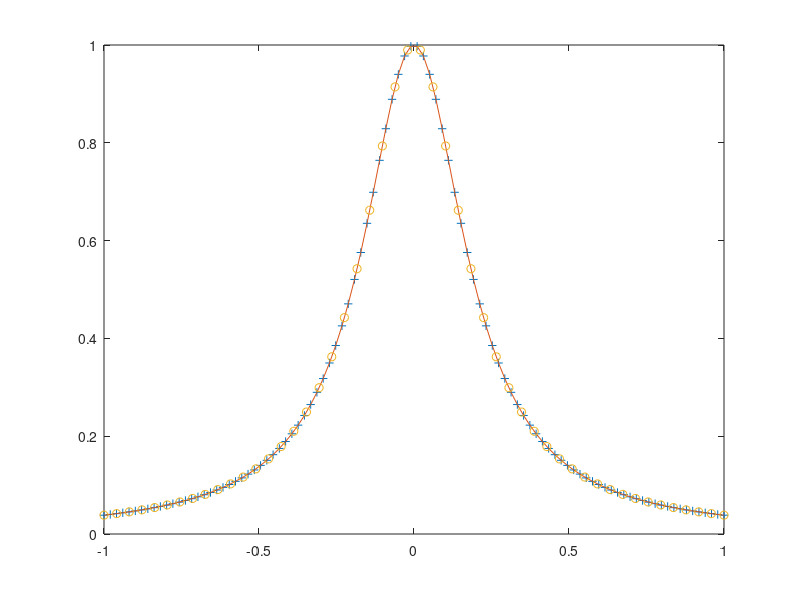

The MATLAB script that drew this image:
% TEST: cubic spline interpolation

nq = 100;   % query points
n  = 50;     % interpolation nodes

x = linspace(-1,1,n);
for i=1:n
    y(i)=1/(1 + 25*x(i)^2);
end

% 100 evenly spaced values between 0 and 100
xx = linspace(min(x),max(x),100);

% Get true function values
for i=1:nq
    ff(i)=1/(1 + 25*xx(i)^2);
end

% interpolate to get yy values
yy = spline(x,y,xx);

%yy = lagrange(xx,x,y);
% pre-computed y values are plotted with 'o',
% interpolated y values are plotted with '.'
plot(xx,yy,'+',xx,ff,x,y,'o');
